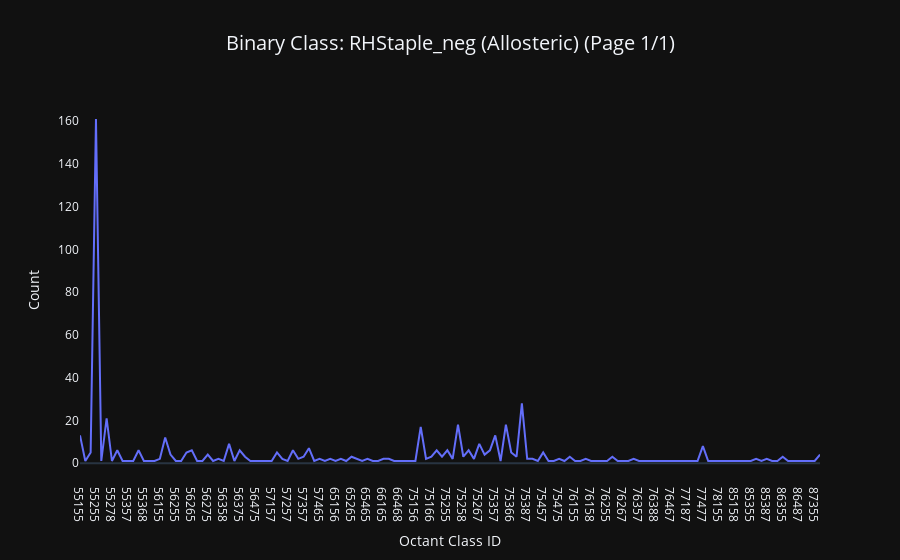

This figure's notebook cell:
### Markdown cell above
# Examining a Catalytic Disulfide Class
RHHook_pminus is considered to be 'catalytic', so we can
look more closely in six-space by examining the number of disulfides within
each of the possible six-space strings computed above:

For each six-class ID in the combo list, return the sslist represented by
that class and calculate the number of SS in it. 
Plot the results.

### Code cell
df2 = PDB_SS.enumerate_class_fromlist(RHStaple_neg, 8)
PDB_SS.plot_count_vs_class_df_paginated(
    df2, "RHStaple_neg (Allosteric)", theme="auto", log=False, page_size=500
)

### Figure 1 — Plotly figure (JSON) as saved in the notebook; plotly's stock layout.template omitted (floating-point values rounded to 4 significant figures; data arrays with more than 128 entries replaced by an {"elided": "..."} marker saying what was removed)
{"data": [{"hovertemplate": "Octant Class ID=%{x}<br>Count=%{y}<extra></extra>", "legendgroup": "", "line": {"color": "#636efa", "dash": "solid"}, "marker": {"symbol": "circle"}, "mode": "lines", "name": "", "orientation": "v", "showlegend": false, "type": "scatter", "x": {"elided": "140 str values"}, "xaxis": "x", "y": {"elided": "140 int values"}, "yaxis": "y"}], "layout": {"autosize": true, "legend": {"tracegroupgap": 0}, "showlegend": true, "title": {"font": {"size": 20}, "text": "Binary Class: RHStaple_neg (Allosteric) (Page 1/1)", "x": 0.5}, "xaxis": {"anchor": "y", "domain": [0, 1], "showgrid": false, "title": {"text": "Octant Class ID"}}, "yaxis": {"anchor": "x", "domain": [0, 1], "showgrid": false, "title": {"text": "Count"}, "type": "linear"}}}
